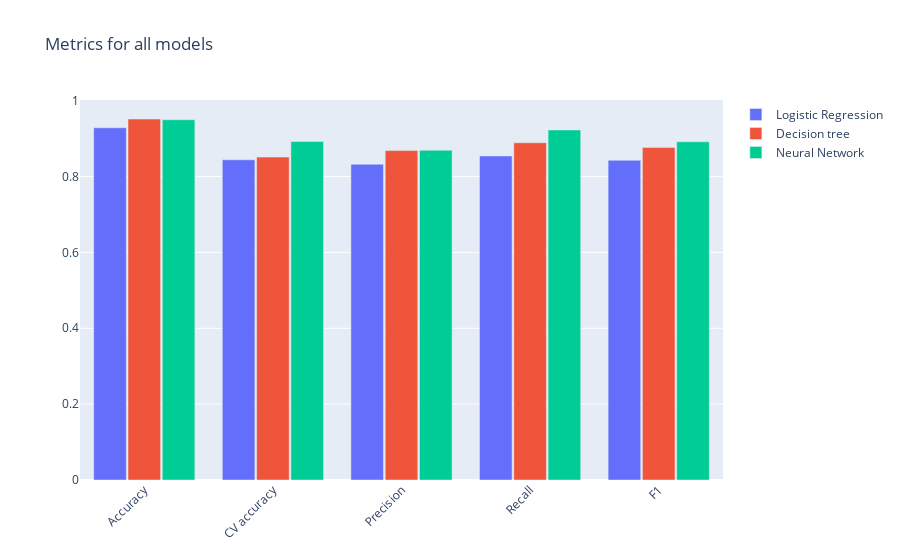

Source (notebook cell):
### Markdown cell above
## Results

### Code cell
metrics = ['Accuracy', 'CV accuracy', 'Precision', 'Recall', 'F1', 'AUC']

# Plot metrics.
fig = go.Figure(data=[
    go.Bar(name='Logistic Regression', x=metrics,
           y=[logreg.score(X_test, y_test), logreg_cv.mean(), precision_score(y_test, log_pred, average='macro'), recall_score(y_test, log_pred, average='macro'), f1_score(y_test, log_pred, average='macro')]),
    go.Bar(name='Decision tree', x=metrics,
           y=[tr.score(X_test, y_test), tr_cv.mean(), precision_score(y_test, tr_pred, average='macro'), recall_score(y_test, tr_pred, average='macro'), f1_score(y_test, tr_pred, average='macro')]),
    go.Bar(name='Neural Network', x=metrics,
           y=[mlp.score(X_test, y_test), mlp_cv.mean(), precision_score(y_test, mlp_pred, average='macro'), recall_score(y_test, mlp_pred, average='macro'), f1_score(y_test, mlp_pred, average='macro')]),
])

fig.update_layout(title_text='Metrics for all models',
                  barmode='group', xaxis_tickangle=-45, bargroupgap=0.05)
fig.show()

### Figure 1 — Plotly figure (JSON) as saved in the notebook; plotly's stock layout.template omitted (floating-point values rounded to 4 significant figures)
{"data": [{"name": "Logistic Regression", "type": "bar", "x": ["Accuracy", "CV accuracy", "Precision", "Recall", "F1", "AUC"], "y": [0.9287, 0.8443, 0.8326, 0.8544, 0.843]}, {"name": "Decision tree", "type": "bar", "x": ["Accuracy", "CV accuracy", "Precision", "Recall", "F1", "AUC"], "y": [0.9518, 0.8514, 0.8686, 0.8891, 0.8768]}, {"name": "Neural Network", "type": "bar", "x": ["Accuracy", "CV accuracy", "Precision", "Recall", "F1", "AUC"], "y": [0.9499, 0.8924, 0.8694, 0.9231, 0.8918]}], "layout": {"bargroupgap": 0.05, "barmode": "group", "title": {"text": "Metrics for all models"}, "xaxis": {"tickangle": -45}}}
